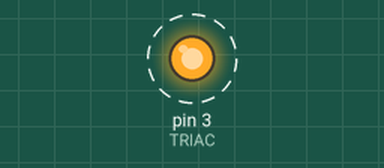
A sketch run on a simulated Arduino Uno, built with avr-gcc and run on an emulated ATmega328P. On the bench: output pins drawn as LEDs (lit = HIGH). Dashed ring = blinking.

Above: at 0.5 s.
Timing chart, 0 to 4.6 s (numbered marks = the images above):
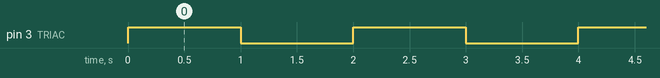

Measured:
- by itself, pin 3 (TRIAC): alternates HIGH for 1.0 s and LOW for 1.0 s

The sketch:

triac.ino
```cpp
//
// Test for the TRIAC.
// If it works, the light should blink (1s cycle)
//

#define TRIAC          3       // TRIAC control pin (PD3, pin 1, Arduino D3)

void setup() {
  pinMode(TRIAC, OUTPUT);
}

void loop() {
  digitalWrite(TRIAC, HIGH);
  delay(1000);
  digitalWrite(TRIAC, LOW);
  delay(1000);
}
```
